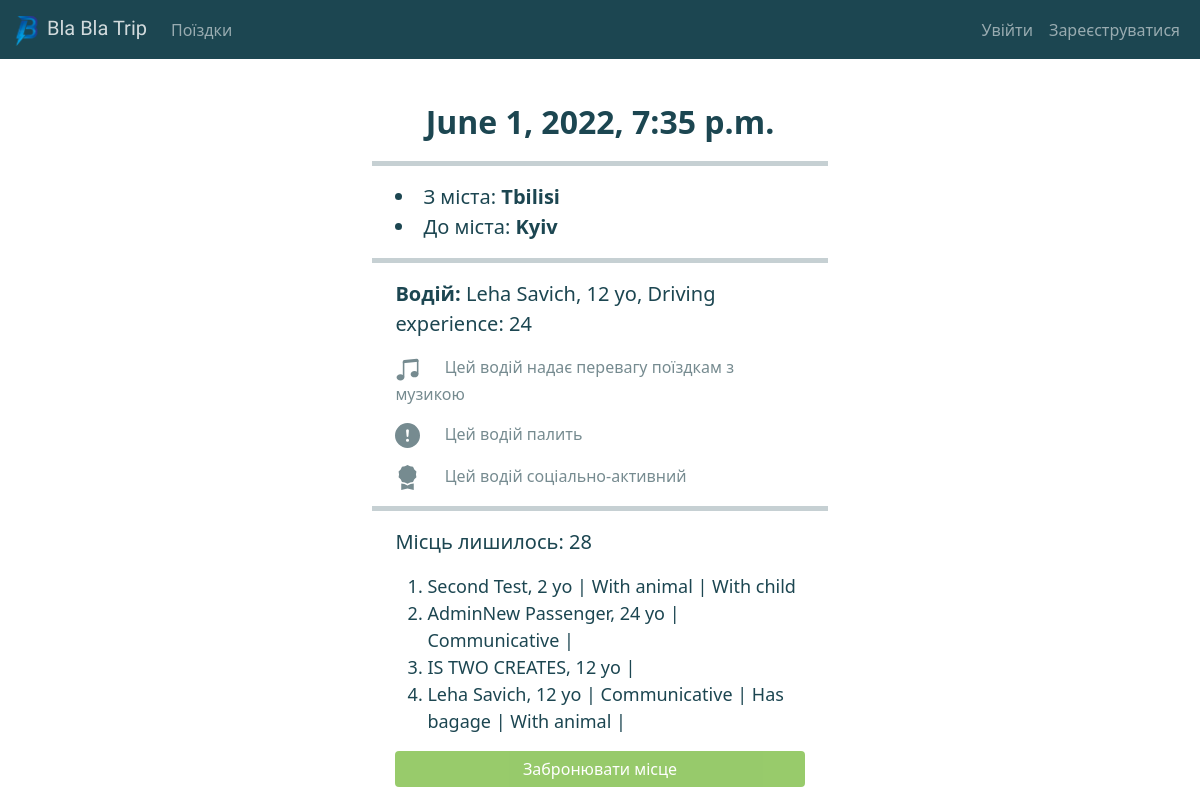
Page /trip/7 on the committed database.
### trips/models.py (models this page shows, shortened)
class Trip(models.Model):
    num_of_places = models.PositiveIntegerField()
    start_date_and_time = models.DateTimeField()
    places_left = models.IntegerField(blank=True, null=True)
    description = models.TextField(blank=True)
    passengers = models.ManyToManyField(Passenger, blank=True)
    start_country = models.ForeignKey(
        Country, on_delete=models.CASCADE, related_name='Start_country')
    end_country = models.ForeignKey(
        Country, on_delete=models.CASCADE, related_name='End_country')
    start_city = models.ForeignKey(
        City, on_delete=models.CASCADE, related_name='Start_city')
    end_city = models.ForeignKey(
        City, on_delete=models.CASCADE, related_name='End_city')
    driver = models.ForeignKey(Driver, on_delete=models.CASCADE)
    @property
    def hasDescription(self):
        return self.description != ''
    @property
    def isActive(self):
        return timezone.now() > self.start_date_and_time

class City(models.Model):
    city_name = models.CharField(max_length=255)
    country = models.ForeignKey(Country, on_delete=models.CASCADE)
    def __str__(self):
        return f'{self.city_name}'
    class Meta:
        verbose_name = 'City'
        verbose_name_plural = 'Cities'

### users/models.py (models this page shows, shortened)
class Profile(Base):
    GENDER_MALE = 0
    GENDER_FEMALE = 1
    GENDER_CHOICES = [(GENDER_MALE, 'Male'), (GENDER_FEMALE, 'Female')]
    first_name = models.CharField(max_length=255)
    last_name = models.CharField(max_length=255)
    age = models.PositiveIntegerField()
    gender = models.IntegerField(choices=GENDER_CHOICES)
    with_music = models.BooleanField()
    smoking = models.BooleanField()
    sociable = models.BooleanField()
    class Meta:
        abstract = True

class Driver(Profile):
    experience_in_driving = models.PositiveIntegerField()
    user = models.ForeignKey(
        User, on_delete=models.CASCADE, null=True, blank=True)
    def __str__(self):
        return f'{self.first_name} {self.last_name}, {self.age} yo, Driving experience: {self.experience_in_driving}'

class Passenger(Profile):
    with_bagage = models.BooleanField()
    with_animals = models.BooleanField()
    with_child = models.BooleanField()
    user = models.ForeignKey(
        User, on_delete=models.CASCADE, null=True, blank=True)
    def __str__(self):
        return (f'{self.first_name} {self.last_name}, {self.age} yo |'
                f"{' Loves music |' if self.with_music else ''}"
                f"{' Smoking |' if self.smoking else ''}"
                f"{' Communicative |' if self.sociable else ''}"
                f"{' Has bagage |' if self.with_bagage else ''}"
                f"{' With animal |' if self.with_animals else ''}"
                f"{' With child' if self.with_child else ''}")

### trips/views.py (the view)
# urls.py: path('trip/<trip_id>', views.trip_details, name='trip-details'),
def trip_details(request, trip_id):
    if request.method == 'POST':
        if request.user.is_authenticated:
            trip = Trip.objects.get(pk=trip_id)
            activePassengers = trip.passengers.all()
            userPassengers = Passenger.objects.filter(
                user=request.user)
            userPassengers = userPassengers.exclude(id__in=activePassengers)
            if request.POST.get('userPassenger'):
                trip.passengers.add(request.POST.get('userPassenger'))
                trip = Trip.objects.get(pk=trip_id)
                trip.places_left = trip.places_left - 1
                trip.save()
                messages.success(request, ("Пасажир був успішно доданий"))
                return render(request, 'trips/trip_details.html', {'trip': trip, 'passengers': activePassengers})
            else:
                if len(userPassengers) == 0:
                    return redirect('add-passenger', trip_id)
                else:
                    messages.success(request, ("Виберіть пасажира"))
                    return render(request, 'trips/trip_details.html', {
                        'trip': trip,
                        'passengers': activePassengers,
                        'userPassengers': userPassengers,
                        'showSelection': True
                    })
        else:
            messages.success(
                request, ('Потрібно увійти, щоб забронювати місце'))
            return redirect('login')
    else:
        trip = Trip.objects.get(pk=trip_id)
        activePassengers = trip.passengers.all()
        return render(request, 'trips/trip_details.html', {'trip': trip, 'passengers': activePassengers})

### trips/templates/trips/trip_details.html (shortened to what this page needs)
{% extends 'trips/base.html' %}
{% block content %}
<div class="container" style="width:40%;">
    <div class="container" style="width:95%;">
        <center>
            <h2><b>{{trip.start_date_and_time}}</b></h2>
        </center>
    </div>
    <hr align="center" width="auto" size="7" color="#ededed" />
    <div class="container" style="width:95%; margin: auto;">
        <li style="font-size: 20px;">З міста: <b>{{trip.start_city}}</b></li>
        <li style="font-size: 20px;">До міста: <b>{{trip.end_city}}</b></li>
    </div>
    <hr align="center" width="auto" size="7" color="#ededed" />
    <div class="container" style="width:95%; margin: auto;">
        <p style="font-size: 20px;"><b>Водій:</b> {{trip.driver}}</p>
        {% if trip.driver.with_music %}
            <a style="color:#768b90;">&emsp; Цей водій надає перевагу поїздкам з музикою</a>
        {% endif %}
        {% if trip.driver.smoking %}
            <svg xmlns="http://www.w3.org/2000/svg" width="25" height="25" fill="#768b90" class="bi bi-exclamation-circle-fill" viewBox="0 0 16 16">
<path d="M16 8A8 8 0 1 1 0 8a8 8 0 0 1 16 0zM8 4a.905.905 0 0 0-.9.995l.35 3.507a.552.552 0 0 0 1.1 0l.35-3.507A.905.905 0 0 0 8 4zm.002 6a1 1 0 1 0 0 2 1 1 0 0 0 0-2z"/>
            </svg>
            <a style="color:#768b90;">&emsp; Цей водій палить</a>
        {% endif %}
        {% if trip.driver.sociable %}
            <a style="color:#768b90;">&emsp; Цей водій соціально-активний</a>
        {% endif %}
    </div>
    <hr align="center" width="auto" size="7" color="#ededed" />
    <div class="container" style="width:95%; margin: auto;">
        <p style="font-size: 20px;">Місць лишилось: {{trip.places_left}}</p>
        <ol>
        {% for passenger in passengers %}
            {% if passenger.user == user %}
                <li style="font-size: 18px;"><b>{{passenger}}</b></li>
            {% else %}
                <li style="font-size: 18px;">{{passenger}}</li>
            {% endif %}
        {% endfor %}
        </ol>
        <form method="POST">
            {% if deleteUserPassanger != True %}
                {% if trip.places_left <= 0 %}
                    <input type="submit" class="btn btn-success" value="Забронювати місце" style="width:100%" disabled>
                {% elif trip.isActive%}
                    <input type="submit" class="btn btn-success" value="Забронювати місце" style="width:100%" disabled>
                {% else %}
                    {% if showSelection != True%}
                        <input type="submit" class="btn btn-success" value="Забронювати місце" style="width:100%">
                    {% endif %}
                {% endif %}
            {% endif %}
        </form>
    </div>
</div>
{% endblock %}

### static/style.css (style rules this page uses)
body { margin: 0; background: #f9f9f9; font-family: 'Ubuntu', sans-serif; font-style: normal; color: #1c4651 !important; }
.btn-success, .btn-success:hover, .btn-success:active, .btn-success:visited { background-color: #61af1d !important; border: 1px #61af1d !important; }
.container { margin: 20px 0; }

### rows in the picture
Trip: start_date_and_time "June 1, 2022, 7:35 p.m.", start_city "Tbilisi", end_city "Kyiv", driver "Leha Savich, 12 yo, Driving experience: 24", places_left "28"
Passenger: first_name+last_name+age "Second Test, 2 yo | With animal | With child"
Passenger: first_name+last_name+age "AdminNew Passenger, 24 yo | Communicative |"
Passenger: first_name+last_name+age "IS TWO CREATES, 12 yo |"
Passenger: first_name+last_name+age "Leha Savich, 12 yo | Communicative | Has bagage | With animal |"
